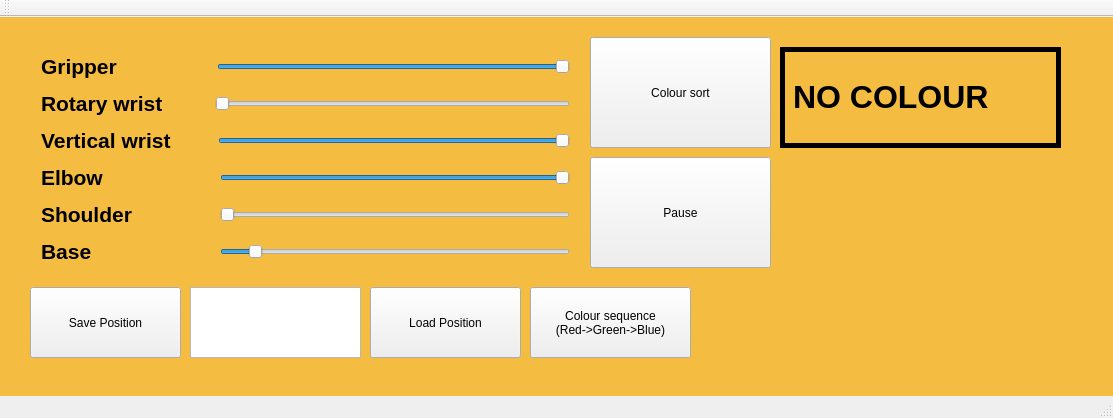
<?xml version="1.0" encoding="UTF-8"?>
<ui version="4.0">
 <class>MainWindow</class>
 <widget class="QMainWindow" name="MainWindow">
  <property name="geometry">
   <rect>
    <x>0</x>
    <y>0</y>
    <width>1113</width>
    <height>418</height>
   </rect>
  </property>
  <property name="windowTitle">
   <string>MainWindow</string>
  </property>
  <property name="styleSheet">
   <string notr="true">QWidget#centralWidget{
background-color:rgb(245,188,66)
}</string>
  </property>
  <widget class="QWidget" name="centralWidget">
   <widget class="QPushButton" name="btnBasic">
    <property name="geometry">
     <rect>
      <x>590</x>
      <y>140</y>
      <width>181</width>
      <height>111</height>
     </rect>
    </property>
    <property name="text">
     <string>Pause</string>
    </property>
   </widget>
   <widget class="QWidget" name="layoutWidget">
    <property name="geometry">
     <rect>
      <x>30</x>
      <y>20</y>
      <width>551</width>
      <height>247</height>
     </rect>
    </property>
    <layout class="QVBoxLayout" name="verticalLayout">
     <item>
      <layout class="QHBoxLayout" name="horizontalLayout">
       <item>
        <widget class="QLabel" name="lblGripper">
         <property name="font">
          <font>
           <pointsize>16</pointsize>
           <weight>75</weight>
           <bold>true</bold>
          </font>
         </property>
         <property name="text">
          <string>Gripper                </string>
         </property>
        </widget>
       </item>
       <item>
        <widget class="QSlider" name="sliderGripper">
         <property name="minimum">
          <number>10</number>
         </property>
         <property name="maximum">
          <number>80</number>
         </property>
         <property name="value">
          <number>80</number>
         </property>
         <property name="orientation">
          <enum>Qt::Horizontal</enum>
         </property>
        </widget>
       </item>
      </layout>
     </item>
     <item>
      <layout class="QHBoxLayout" name="horizontalLayout_2">
       <item>
        <widget class="QLabel" name="lblRotWrist">
         <property name="font">
          <font>
           <pointsize>16</pointsize>
           <weight>75</weight>
           <bold>true</bold>
          </font>
         </property>
         <property name="text">
          <string>Rotary wrist        </string>
         </property>
        </widget>
       </item>
       <item>
        <widget class="QSlider" name="sliderRotWrist">
         <property name="maximum">
          <number>180</number>
         </property>
         <property name="orientation">
          <enum>Qt::Horizontal</enum>
         </property>
        </widget>
       </item>
      </layout>
     </item>
     <item>
      <layout class="QHBoxLayout" name="horizontalLayout_3">
       <item>
        <widget class="QLabel" name="lblVertWrist">
         <property name="font">
          <font>
           <pointsize>16</pointsize>
           <weight>75</weight>
           <bold>true</bold>
          </font>
         </property>
         <property name="text">
          <string>Vertical wrist       </string>
         </property>
        </widget>
       </item>
       <item>
        <widget class="QSlider" name="sliderVertWrist">
         <property name="maximum">
          <number>180</number>
         </property>
         <property name="value">
          <number>180</number>
         </property>
         <property name="orientation">
          <enum>Qt::Horizontal</enum>
         </property>
        </widget>
       </item>
      </layout>
     </item>
     <item>
      <layout class="QHBoxLayout" name="horizontalLayout_4">
       <item>
        <widget class="QLabel" name="lblElbow">
         <property name="font">
          <font>
           <pointsize>16</pointsize>
           <weight>75</weight>
           <bold>true</bold>
          </font>
         </property>
         <property name="text">
          <string>Elbow                   </string>
         </property>
        </widget>
       </item>
       <item>
        <widget class="QSlider" name="sliderElbow">
         <property name="minimum">
          <number>0</number>
         </property>
         <property name="maximum">
          <number>180</number>
         </property>
         <property name="value">
          <number>180</number>
         </property>
         <property name="orientation">
          <enum>Qt::Horizontal</enum>
         </property>
        </widget>
       </item>
      </layout>
     </item>
     <item>
      <layout class="QHBoxLayout" name="horizontalLayout_5">
       <item>
        <widget class="QLabel" name="lblShoulder">
         <property name="font">
          <font>
           <pointsize>16</pointsize>
           <weight>75</weight>
           <bold>true</bold>
          </font>
         </property>
         <property name="text">
          <string>Shoulder              </string>
         </property>
        </widget>
       </item>
       <item>
        <widget class="QSlider" name="sliderShoulder">
         <property name="minimum">
          <number>15</number>
         </property>
         <property name="maximum">
          <number>165</number>
         </property>
         <property name="orientation">
          <enum>Qt::Horizontal</enum>
         </property>
        </widget>
       </item>
      </layout>
     </item>
     <item>
      <layout class="QHBoxLayout" name="horizontalLayout_6">
       <item>
        <widget class="QLabel" name="lblBase">
         <property name="font">
          <font>
           <pointsize>16</pointsize>
           <weight>75</weight>
           <bold>true</bold>
          </font>
         </property>
         <property name="text">
          <string>Base                     </string>
         </property>
        </widget>
       </item>
       <item>
        <widget class="QSlider" name="sliderBase">
         <property name="maximum">
          <number>180</number>
         </property>
         <property name="value">
          <number>15</number>
         </property>
         <property name="orientation">
          <enum>Qt::Horizontal</enum>
         </property>
        </widget>
       </item>
      </layout>
     </item>
    </layout>
   </widget>
   <widget class="QPushButton" name="btnSortCol">
    <property name="geometry">
     <rect>
      <x>590</x>
      <y>20</y>
      <width>181</width>
      <height>111</height>
     </rect>
    </property>
    <property name="text">
     <string>Colour sort</string>
    </property>
   </widget>
   <widget class="QLabel" name="lblColour">
    <property name="geometry">
     <rect>
      <x>780</x>
      <y>30</y>
      <width>281</width>
      <height>101</height>
     </rect>
    </property>
    <property name="font">
     <font>
      <pointsize>24</pointsize>
     </font>
    </property>
    <property name="frameShape">
     <enum>QFrame::Box</enum>
    </property>
    <property name="frameShadow">
     <enum>QFrame::Plain</enum>
    </property>
    <property name="lineWidth">
     <number>5</number>
    </property>
    <property name="text">
     <string>&lt;html&gt;&lt;head/&gt;&lt;body&gt;&lt;p&gt;&lt;span style=&quot; font-weight:600;&quot;&gt;NO COLOUR&lt;/span&gt;&lt;/p&gt;&lt;/body&gt;&lt;/html&gt;</string>
    </property>
   </widget>
   <widget class="QPushButton" name="btnSequence">
    <property name="geometry">
     <rect>
      <x>530</x>
      <y>270</y>
      <width>161</width>
      <height>71</height>
     </rect>
    </property>
    <property name="text">
     <string>Colour sequence 
(Red-&gt;Green-&gt;Blue)</string>
    </property>
   </widget>
   <widget class="QPushButton" name="btnSave">
    <property name="geometry">
     <rect>
      <x>30</x>
      <y>270</y>
      <width>151</width>
      <height>71</height>
     </rect>
    </property>
    <property name="text">
     <string>Save Position</string>
    </property>
   </widget>
   <widget class="QListWidget" name="listSaved">
    <property name="geometry">
     <rect>
      <x>190</x>
      <y>270</y>
      <width>171</width>
      <height>71</height>
     </rect>
    </property>
   </widget>
   <widget class="QPushButton" name="btnLoad">
    <property name="geometry">
     <rect>
      <x>370</x>
      <y>270</y>
      <width>151</width>
      <height>71</height>
     </rect>
    </property>
    <property name="text">
     <string>Load Position</string>
    </property>
   </widget>
   <zorder>layoutWidget</zorder>
   <zorder>btnBasic</zorder>
   <zorder>btnSortCol</zorder>
   <zorder>lblColour</zorder>
   <zorder>btnSequence</zorder>
   <zorder>btnSave</zorder>
   <zorder>listSaved</zorder>
   <zorder>btnLoad</zorder>
  </widget>
  <widget class="QMenuBar" name="menuBar">
   <property name="geometry">
    <rect>
     <x>0</x>
     <y>0</y>
     <width>1113</width>
     <height>26</height>
    </rect>
   </property>
  </widget>
  <widget class="QToolBar" name="mainToolBar">
   <attribute name="toolBarArea">
    <enum>TopToolBarArea</enum>
   </attribute>
   <attribute name="toolBarBreak">
    <bool>false</bool>
   </attribute>
  </widget>
  <widget class="QStatusBar" name="statusBar"/>
 </widget>
 <layoutdefault spacing="6" margin="11"/>
 <resources/>
 <connections/>
</ui>
